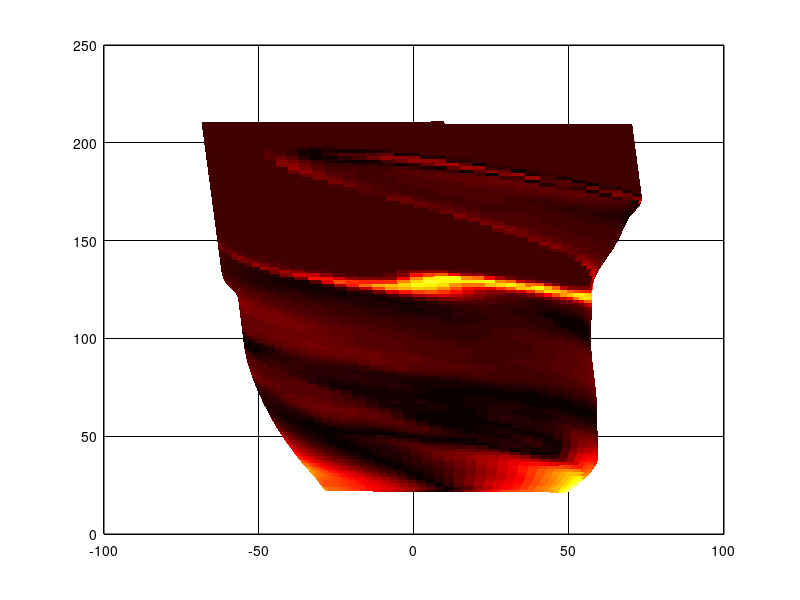

This chart was generated by the following MATLAB code:
clear all; close all;
cd('C:\Users\Tyler Fosnight\Documents\Tyler Documents\PDI\CAD');
load('innerMold.mat');

% MESH
numSlices = length(model.sliceHeights);
numFaces = (model.numSlicePoints-1)*(numSlices-1);
% f = bsxfun(@plus, ones(model.numSlicePoints*(length(model.sliceHeights)-1)-1,4),...
%     (0:(model.numSlicePoints*(length(model.sliceHeights)-1)-2))');
% f = bsxfun(@plus,f,[0,1,model.numSlicePoints,1+model.numSlicePoints]);
f = bsxfun(@plus, ones(numFaces,4),(0:numFaces-1)');
f = bsxfun(@plus,f,[0,1,1+model.numSlicePoints,model.numSlicePoints]);

% n = 1;
% while n < model.numSlicePoints*(length(model.sliceHeights)-1)
%     ft(n,:) = [n, n+1, n+model.numSlicePoints, 1+n+model.numSlicePoints];
%     n = n + 1;
% end

% n = model.data;
% clear scene
% scene.Vertices = n;
% scene.Faces = f;
% scene.FaceColor = 'Flat';
% scene.EdgeColor = 'none';
% % scene.FaceAlpha = .5;
% % scene.FaceLighting = 'gouraud';
% % scene.BackFaceLighting = 'lit';
% scene.CData = 1:size(scene.Faces,1);
% scene.CDataMapping = 'scaled';
% R = rotx(45);
% fig = figure(1);
% cmap = colormap(hot);
% set(fig,'colormap',cmap);
% 
% % INITIALIZE CANVAS
% axes1 = axes('Parent',fig,...
%     'Color',[0.247058823529412 0.247058823529412 0.247058823529412],...
%     'ZColor',[0 0 0],...
%     'YColor',[0 0 0],...
%     'XColor',[0 0 0],...
%     'GridAlpha',1,...
%     'GridColor',[0 0 0]);
% box(axes1,'on');
% grid(axes1,'on');
% hold(axes1,'on');
% p1 = patch(scene);
% 
% % ROTATE OBJECT
% for idx = 1:90
% newRotationMatrix = rotz(idx) * R;
% for idx = 1:size(scene.Vertices,1)
%     scene.Vertices(idx,:) = scene.Vertices(idx,:) * newRotationMatrix;
% end
% set(p1,'vertices',scene.Vertices);
% drawnow
% end


fig = figure(1);
set(fig,'color',[0.192156862745098 0.188235294117647 0.188235294117647]);
% set(fig'position', [2590 -98  637 877]);
set(fig,'position', [2545 -248 617 883]);
% set(fig,'MenuBar','none');
% set(fig,'ToolBar','none');
set(fig,'name','limbRevolution.CAD');
set(fig,'NumberTitle','off');
cmap = colormap(hot); set(fig,'colormap',cmap);

% INITIALIZE AXES
object.axes1 = axes('Parent',fig,...
    'Color',[0.247058823529412 0.247058823529412 0.247058823529412],...
    'ZColor',[0 0 0],...
    'YColor',[0 0 0],...
    'XColor',[0 0 0],...
    'GridAlpha',1,...
    'GridColor',[0 0 0]);
box(object.axes1,'on');
grid(object.axes1,'on');
hold(object.axes1,'on');

for idx = 1:size(model.data,1)
    model.data(idx,:) = model.data(idx,:) * rotx(90);
end

% COMPUTE AVERAGE LOCAL SLOPE
tmpData = reshape(model.data(:,1:2),model.numSlicePoints,numSlices,2);
d1 = abs(diff(tmpData,1)); 
d2 = abs(diff(tmpData,1,2));
% slope = (d1(:,1:numSlices-1,1) + d2(1:model.numSlicePoints-1,:,1))./2;
% slope = sqrt(sum(slope.^2,3));
slope = reshape(d2(1:89,:,1),1,numFaces);
% slope = reshape(d1(:,1:108,1),1,numFaces);

p1 = patch('Faces',f,'Vertices',model.data);
set(p1,'FaceColor','Flat');
set(p1,'EdgeColor','none');
set(p1,'CData',slope);
% set(p1,'CData',1:size(f,1));
set(p1,'CDataMapping','scaled');

% R = rotx(45);
% % ROTATE OBJECT
% for idx = 1:90
% newRotationMatrix = rotz(idx) * R;
% for idx = 1:size(model.data,1)
%     model.data(idx,:) = model.data(idx,:) * newRotationMatrix;
% end
% set(p1,'vertices',model.data);
% drawnow
% end